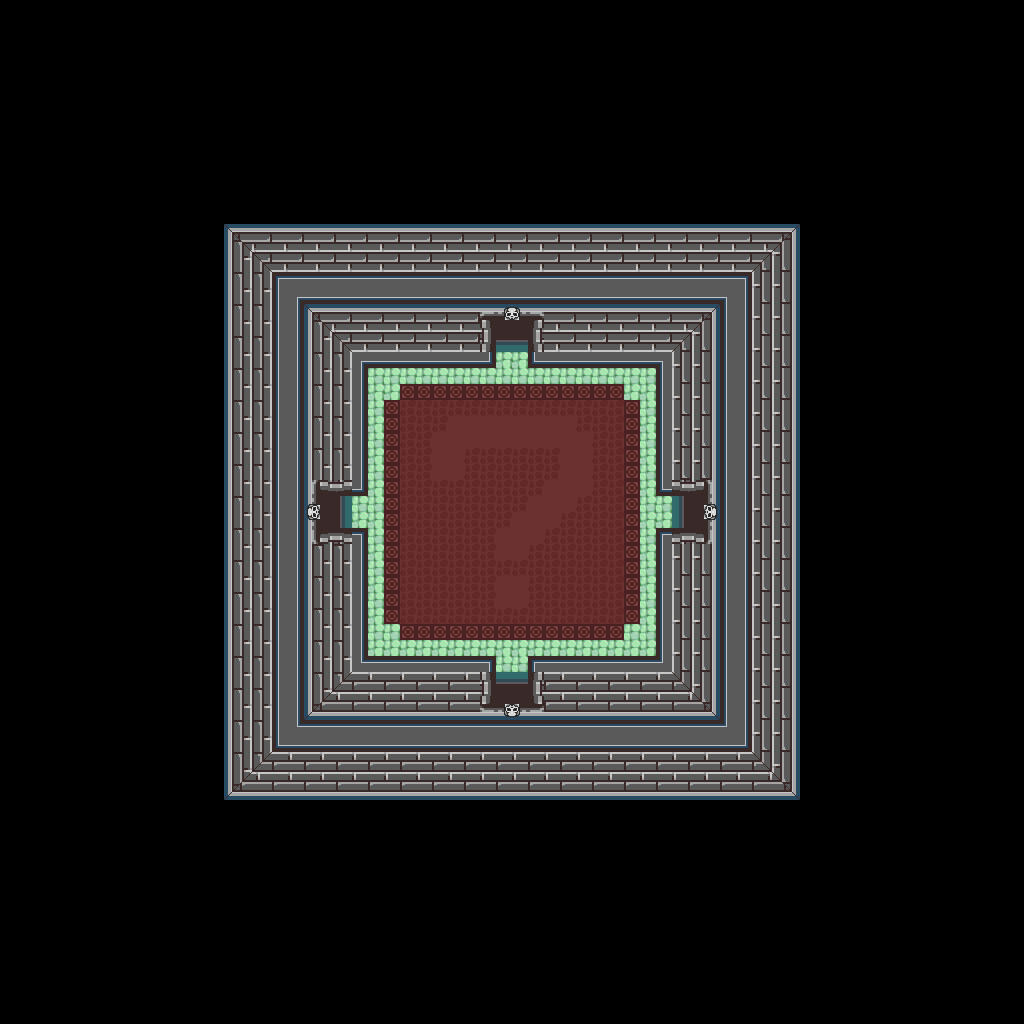

Tiled map render using the project's own tile images. Description and the map definition, with tile-layer contents summarised, below:
An orthogonal 64x64 tile map with 16x16 px tiles, 1 tile layer (base), 1 hidden layer not drawn and 19 objects.

<map version="1.10" tiledversion="1.12.1" orientation="orthogonal" renderorder="right-down" width="64" height="64" tilewidth="16" tileheight="16" infinite="0" nextlayerid="3" nextobjectid="20">
 <tileset firstgid="1" source="../classiciphone_pics4.tsx" />
 <layer id="1" name="base" width="64" height="64">
  <data>[4096 cells, 4096 non-empty, 87 distinct tile ids]</data>
 </layer>
 <layer id="2" name="collision" width="64" height="64" visible="0">
  <properties><property name="collision" value="true" /></properties>
  <data>[4096 cells, 3748 non-empty, 1 distinct tile ids]</data>
 </layer>
 <objectgroup id="3" name="npcs">
  <object id="1" x="320.0" y="496.0" width="16" height="16">
   <properties>
    <property name="gani" value="portcullusdoor2.png" />
    <property name="script" type="string">-- Auto-converted from GraalScript
-- // NPC made by Steven (Darkshire)
-- [CLIENT-SIDE — server no-op]
-- if (created) {
-- setimgpart portcullusdoor2.png,0,8,32,32;
-- setshape 1,32,32;
-- drawunderplayer;
-- }
-- if (playerenters) {
-- show;
-- }
-- if (playertouchsme) {
-- hide;
-- }</property>
   </properties>
  </object>
  <object id="2" x="672.0" y="496.0" width="16" height="16">
   <properties>
    <property name="gani" value="portcullusdoor2.png" />
    <property name="script" type="string">-- Auto-converted from GraalScript
-- // NPC made by Steven (Darkshire)
-- [CLIENT-SIDE — server no-op]
-- if (created) {
-- setimgpart portcullusdoor2.png,96,8,32,32;
-- setshape 1,32,32;
-- drawunderplayer;
-- }
-- if (playerenters) {
-- show;
-- }
-- if (playertouchsme) {
-- hide;
-- }</property>
   </properties>
  </object>
  <object id="3" x="496.0" y="320.0" width="16" height="16">
   <properties>
    <property name="gani" value="classic_gatelocked.png" />
    <property name="script" type="string">-- Auto-converted from GraalScript
-- // NPC made by Steven (Darkshire)
-- [CLIENT-SIDE — server no-op]
-- if (created) {
-- setshape 1,32,32;
-- drawunderplayer;
-- }
-- if (playerenters) {
-- show;
-- }
-- if (playertouchsme) {
-- say2 #i(#3,0,96,32,32):#bI need a key.;
-- hide;
-- }</property>
   </properties>
  </object>
  <object id="4" x="496.0" y="672.0" width="16" height="16">
   <properties>
    <property name="gani" value="portcullusdoor2.png" />
    <property name="script" type="string">-- Auto-converted from GraalScript
-- // NPC made by Steven (Darkshire)
-- [CLIENT-SIDE — server no-op]
-- if (created) {
-- setimgpart portcullusdoor2.png,40,32,32,32;
-- setshape 1,32,32;
-- drawunderplayer;
-- }
-- if (playerenters) {
-- show;
-- }
-- if (playertouchsme) {
-- hide;
-- }</property>
   </properties>
  </object>
  <object id="5" x="304.0" y="352.0" width="16" height="16">
   <properties>
    <property name="script" type="string">-- Auto-converted from GraalScript
-- // Graal2002 NPC by Stefan Knorr
-- if (created) {
-- // Initialize the attributes
-- showcharacter;
-- setcharprop #3,head0.png;
-- setcharprop #C0,orange;
-- setcharprop #C1,white;
-- setcharprop #C2,blue;
-- setcharprop #C3,red;
-- setcharprop #C4,black;
-- setcharprop #2,shield1.gif;
-- shieldpower = 1;
-- dir = 2;
-- setcharprop #c,GC blindess script cancels here, perhaps include baddies here;
end</property>
   </properties>
  </object>
  <object id="6" x="448.0" y="272.0" width="16" height="16">
   <properties>
    <property name="script" type="string">-- Auto-converted from GraalScript
-- // Graal2002 NPC by Stefan Knorr
-- if (created) {
-- // Initialize the attributes
-- showcharacter;
-- setcharprop #3,head0.png;
-- setcharprop #C0,orange;
-- setcharprop #C1,white;
-- setcharprop #C2,blue;
-- setcharprop #C3,red;
-- setcharprop #C4,black;
-- setcharprop #2,shield1.gif;
-- shieldpower = 1;
-- dir = 2;
-- setcharprop #c,Final door to final boss/quest item etc;
end</property>
   </properties>
  </object>
  <object id="7" x="384.0" y="304.0" width="16" height="16">
   <properties>
    <property name="gani" value="darkwallcrack1.png" />
    <property name="script" type="string">-- Auto-converted from GraalScript
-- // NPC made by Steven (Darkshire)
-- [CLIENT-SIDE — server no-op]
-- if (created) {
-- x = x-.1;
-- dontblock;
-- drawunderplayer;
-- }</property>
   </properties>
  </object>
  <object id="8" x="624.0" y="224.0" width="16" height="16">
   <properties>
    <property name="gani" value="darkwallcrack1.png" />
    <property name="script" type="string">-- Auto-converted from GraalScript
-- // NPC made by Steven (Darkshire)
-- [CLIENT-SIDE — server no-op]
-- if (created) {
-- x = x-.1;
-- dontblock;
-- drawunderplayer;
-- }</property>
   </properties>
  </object>
  <object id="9" x="752.0" y="432.0" width="16" height="16">
   <properties>
    <property name="gani" value="darkwallcrack2.png" />
    <property name="script" type="string">-- Auto-converted from GraalScript
-- // NPC made by Steven (Darkshire)
-- [CLIENT-SIDE — server no-op]
-- if (created) {
-- x = x-.05;
-- y = y-.1;
-- dontblock;
-- drawunderplayer;
-- }</property>
   </properties>
  </object>
  <object id="10" x="752.0" y="656.0" width="16" height="16">
   <properties>
    <property name="gani" value="darkwallcrack2.png" />
    <property name="script" type="string">-- Auto-converted from GraalScript
-- // NPC made by Steven (Darkshire)
-- [CLIENT-SIDE — server no-op]
-- if (created) {
-- x = x-.05;
-- y = y-.1;
-- dontblock;
-- drawunderplayer;
-- }</property>
   </properties>
  </object>
  <object id="11" x="576.0" y="672.0" width="16" height="16">
   <properties>
    <property name="gani" value="darkwallcrack3.png" />
    <property name="script" type="string">-- Auto-converted from GraalScript
-- // NPC made by Steven (Darkshire)
-- [CLIENT-SIDE — server no-op]
-- if (created) {
-- y = y-.05;
-- dontblock;
-- drawunderplayer;
-- }</property>
   </properties>
  </object>
  <object id="12" x="496.0" y="752.0" width="16" height="16">
   <properties>
    <property name="gani" value="darkwallcrack3.png" />
    <property name="script" type="string">-- Auto-converted from GraalScript
-- // NPC made by Steven (Darkshire)
-- [CLIENT-SIDE — server no-op]
-- if (created) {
-- y = y-.05;
-- dontblock;
-- drawunderplayer;
-- }</property>
   </properties>
  </object>
  <object id="13" x="224.0" y="624.0" width="16" height="16">
   <properties>
    <property name="gani" value="darkwallcrack4.png" />
    <property name="script" type="string">-- Auto-converted from GraalScript
-- // NPC made by Steven (Darkshire)
-- [CLIENT-SIDE — server no-op]
-- if (created) {
-- dontblock;
-- drawunderplayer;
-- }</property>
   </properties>
  </object>
  <object id="14" x="224.0" y="400.0" width="16" height="16">
   <properties>
    <property name="gani" value="darkwallcrack4.png" />
    <property name="script" type="string">-- Auto-converted from GraalScript
-- // NPC made by Steven (Darkshire)
-- [CLIENT-SIDE — server no-op]
-- if (created) {
-- dontblock;
-- drawunderplayer;
-- }</property>
   </properties>
  </object>
  <object id="15" x="224.0" y="432.0" width="16" height="16">
   <properties>
    <property name="gani" value="darkwallcrack4.png" />
    <property name="script" type="string">-- Auto-converted from GraalScript
-- // NPC made by Steven (Darkshire)
-- [CLIENT-SIDE — server no-op]
-- if (created) {
-- dontblock;
-- drawunderplayer;
-- }</property>
   </properties>
  </object>
  <object id="16" x="720.0" y="368.0" width="16" height="16">
   <properties>
    <property name="gani" value="wratt1.mng" />
    <property name="script" type="string">-- Auto-converted from GraalScript
-- // NPC made by Steven (Darkshire)
-- [CLIENT-SIDE — server no-op]
-- if (created) {
-- setimgpart wratt1.mng,0,32,32,32;
-- drawunderplayer;
-- }
-- if (actionleftmouse) {
-- message *squeak!*;
-- sleep 0.5;
-- message;
-- }</property>
   </properties>
  </object>
  </objectgroup>
</map>
<!-- 3 of 19 objects omitted -->
